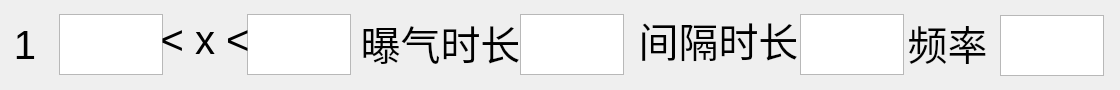
<?xml version="1.0" encoding="UTF-8"?>
<ui version="4.0">
 <class>FerCaseForm</class>
 <widget class="QWidget" name="FerCaseForm">
  <property name="geometry">
   <rect>
    <x>0</x>
    <y>0</y>
    <width>1120</width>
    <height>90</height>
   </rect>
  </property>
  <property name="windowTitle">
   <string>Form</string>
  </property>
  <widget class="QLabel" name="ae_label">
   <property name="geometry">
    <rect>
     <x>360</x>
     <y>17</y>
     <width>161</width>
     <height>51</height>
    </rect>
   </property>
   <property name="font">
    <font>
     <pointsize>30</pointsize>
    </font>
   </property>
   <property name="text">
    <string>曝气时长</string>
   </property>
   <property name="alignment">
    <set>Qt::AlignCenter</set>
   </property>
  </widget>
  <widget class="QLabel" name="seq_label">
   <property name="geometry">
    <rect>
     <x>0</x>
     <y>20</y>
     <width>50</width>
     <height>50</height>
    </rect>
   </property>
   <property name="font">
    <font>
     <pointsize>30</pointsize>
    </font>
   </property>
   <property name="text">
    <string>1</string>
   </property>
   <property name="alignment">
    <set>Qt::AlignCenter</set>
   </property>
  </widget>
  <widget class="QTextEdit" name="low_tmp_text_edit">
   <property name="geometry">
    <rect>
     <x>59</x>
     <y>14</y>
     <width>104</width>
     <height>61</height>
    </rect>
   </property>
   <property name="font">
    <font>
     <pointsize>30</pointsize>
    </font>
   </property>
   <property name="inputMethodHints">
    <set>Qt::ImhDigitsOnly</set>
   </property>
  </widget>
  <widget class="QTextEdit" name="ae_text_edit">
   <property name="geometry">
    <rect>
     <x>520</x>
     <y>14</y>
     <width>104</width>
     <height>61</height>
    </rect>
   </property>
   <property name="font">
    <font>
     <pointsize>30</pointsize>
    </font>
   </property>
   <property name="inputMethodHints">
    <set>Qt::ImhDigitsOnly</set>
   </property>
  </widget>
  <widget class="QTextEdit" name="high_tmp_text_edit">
   <property name="geometry">
    <rect>
     <x>247</x>
     <y>14</y>
     <width>104</width>
     <height>61</height>
    </rect>
   </property>
   <property name="font">
    <font>
     <pointsize>30</pointsize>
    </font>
   </property>
   <property name="inputMethodHints">
    <set>Qt::ImhDigitsOnly</set>
   </property>
  </widget>
  <widget class="QLabel" name="sta_label">
   <property name="geometry">
    <rect>
     <x>638</x>
     <y>14</y>
     <width>161</width>
     <height>51</height>
    </rect>
   </property>
   <property name="font">
    <font>
     <pointsize>30</pointsize>
    </font>
   </property>
   <property name="text">
    <string>间隔时长</string>
   </property>
   <property name="alignment">
    <set>Qt::AlignCenter</set>
   </property>
  </widget>
  <widget class="QTextEdit" name="sta_text_edit">
   <property name="geometry">
    <rect>
     <x>800</x>
     <y>14</y>
     <width>104</width>
     <height>61</height>
    </rect>
   </property>
   <property name="font">
    <font>
     <pointsize>30</pointsize>
    </font>
   </property>
   <property name="inputMethodHints">
    <set>Qt::ImhDigitsOnly</set>
   </property>
  </widget>
  <widget class="QLabel" name="tem_range_label">
   <property name="geometry">
    <rect>
     <x>160</x>
     <y>10</y>
     <width>90</width>
     <height>61</height>
    </rect>
   </property>
   <property name="font">
    <font>
     <pointsize>30</pointsize>
    </font>
   </property>
   <property name="text">
    <string>&lt; x &lt;</string>
   </property>
   <property name="alignment">
    <set>Qt::AlignCenter</set>
   </property>
  </widget>
  <widget class="QLabel" name="sta_label_2">
   <property name="geometry">
    <rect>
     <x>907</x>
     <y>17</y>
     <width>81</width>
     <height>51</height>
    </rect>
   </property>
   <property name="font">
    <font>
     <pointsize>30</pointsize>
    </font>
   </property>
   <property name="text">
    <string>频率</string>
   </property>
   <property name="alignment">
    <set>Qt::AlignCenter</set>
   </property>
  </widget>
  <widget class="QTextEdit" name="freq_text_edit">
   <property name="geometry">
    <rect>
     <x>1000</x>
     <y>15</y>
     <width>104</width>
     <height>61</height>
    </rect>
   </property>
   <property name="font">
    <font>
     <pointsize>30</pointsize>
    </font>
   </property>
   <property name="inputMethodHints">
    <set>Qt::ImhDigitsOnly</set>
   </property>
  </widget>
 </widget>
 <resources/>
 <connections/>
</ui>
